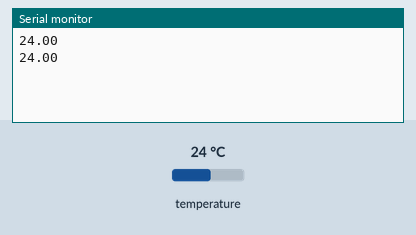
This sketch was run on a simulated Arduino Uno, built with avr-gcc and run on an emulated ATmega328P. Shown: the last lines printed to the serial monitor. The test bench sets the inputs (shaded band); at power-on: temperature 24 °C.

Above: at 7.3 s.
7.4 s: temperature set to 12 °C
At 13.0 s:
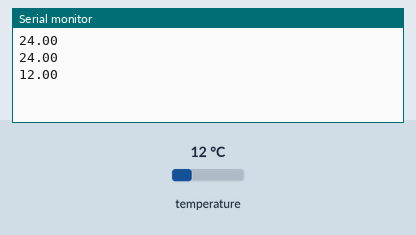
14.1 s: temperature set to 19 °C
At 18.5 s:
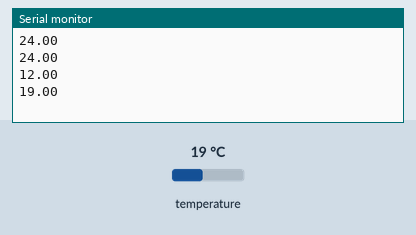
Timing chart, 0 to 20.0 s (numbered marks = the images above; inputs shaded):
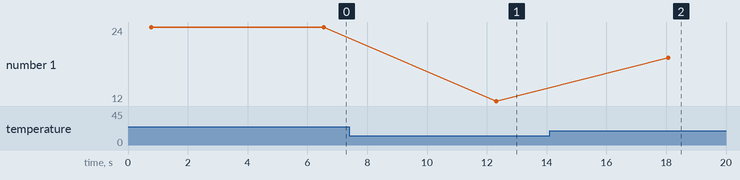

The sketch:

TEPLICA-MK.ino
```cpp
#include <OneWire.h>
#include <DallasTemperature.h>

OneWire oneWire(10);  // порт подключения датчика
DallasTemperature ds(&oneWire);

void setup() {
  Serial.begin(9600);   // инициализация монитора порта
  ds.begin();                 // инициализация датчика ds18b20
}

void loop() {

  //СЧИТЫВАНИЕ И ВЫВОД ТЕМПЕРАТУРЫ В ТЕПЛИЦЕ В SERIAL
  ds.requestTemperatures(); // считываем температуру с датчика

  Serial.println(ds.getTempCByIndex(0));   // выводим температуру на монитор
  delay(5000);


}
```

Measured:
- after the input at 7.4 s, the serial monitor: prints a new line after 4.9 s (image 1)
- after the input at 14.1 s, the serial monitor: prints a new line after 4.0 s (image 2)
- plotted number 1: 24 → 12 after the input at 7.4 s, 12 → 19 after the input at 14.1 s
